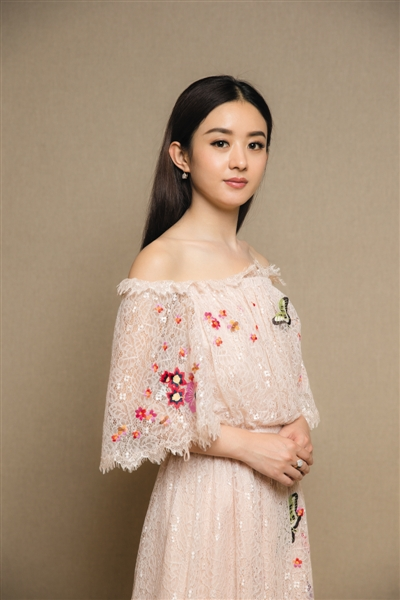
//> input picture c++/opencv3_tutorial/file/img/tt.jpg, 400 x 600 px
$ ./colorReduce   (built with g++ and OpenCV 4)
//> lines starting //> are read from the running program, lines starting //| are printed output that depends on the picture
#include <iostream>
#include "opencv.hpp"
using namespace std;
using namespace cv;
#define NTESTS 14
#define NITERATIONS 20

/**
 * 利用.ptr 和 []
 */
void colorReduce0(Mat &image, int div = 64)
{

    int nl = image.rows;                    //行数
    int nc = image.cols * image.channels(); //每行元素的总元素数量

    for (int j = 0; j < nl; j++)
    {

        uchar *data = image.ptr<uchar>(j);

        for (int i = 0; i < nc; i++)
        {
            data[i] = data[i] / div * div + div / 2;
        }
    }
}

/**
 * 利用 .ptr 和 * ++
 */
void colorReduce1(Mat &image, int div = 64)
{

    int nl = image.rows;                    //行数
    int nc = image.cols * image.channels(); //每行元素的总元素数量

    for (int j = 0; j < nl; j++)
    {
        uchar *data = image.ptr<uchar>(j);
        for (int i = 0; i < nc; i++)
        {
            *data++ = *data / div * div + div / 2;
        }
    }
}

/**
 * 利用.ptr 和 * ++ 以及模操作
 */
void colorReduce2(Mat &image, int div = 64)
{

    int nl = image.rows;                    //行数
    int nc = image.cols * image.channels(); //每行元素的总元素数量

    for (int j = 0; j < nl; j++)
    {
        uchar *data = image.ptr<uchar>(j);
        for (int i = 0; i < nc; i++)
        {
            int v = *data;
            *data++ = v - v % div + div / 2;
        }
    }
}

/**
 * 利用.ptr 和 * ++ 以及位操作
 */
void colorReduce3(Mat &image, int div = 64)
{
    int nl = image.rows;                    //行数
    int nc = image.cols * image.channels(); //每行元素的总元素数量
    int n = static_cast<int>(log(static_cast<double>(div)) / log(2.0));
    //掩码值
    uchar mask = 0xFF << n; // e.g. 对于 div=16, mask= 0xF0
    for (int j = 0; j < nl; j++)
    {
        uchar *data = image.ptr<uchar>(j);
        for (int i = 0; i < nc; i++)
        {
            *data++ = *data & mask + div / 2;
        }
    }
}

/**
 * 利用指针算术运算
 */
void colorReduce4(Mat &image, int div = 64)
{

    int nl = image.rows;                    //行数
    int nc = image.cols * image.channels(); //每行元素的总元素数量
    int n = static_cast<int>(log(static_cast<double>(div)) / log(2.0));
    int step = image.step; //有效宽度
    //掩码值
    uchar mask = 0xFF << n; // e.g. 对于 div=16, mask= 0xF0

    //获取指向图像缓冲区的指针
    uchar *data = image.data;
    for (int j = 0; j < nl; j++)
    {
        for (int i = 0; i < nc; i++)
        {
            *(data + i) = *data & mask + div / 2;
        }
        data += step; // next line
    }
}

/**
 * 利用 .ptr 和 * ++以及位运算、image.cols * image.channels()
 */
void colorReduce5(Mat &image, int div = 64)
{

    int nl = image.rows; //行数
    int n = static_cast<int>(log(static_cast<double>(div)) / log(2.0));
    //掩码值
    uchar mask = 0xFF << n; // e.g. 例如div=16, mask= 0xF0
    for (int j = 0; j < nl; j++)
    {
        uchar *data = image.ptr<uchar>(j);
        for (int i = 0; i < image.cols * image.channels(); i++)
        {
            *data++ = *data & mask + div / 2;
        }
    }
}

/**
 * 利用.ptr 和 * ++ 以及位运算(continuous)
 */
void colorReduce6(Mat &image, int div = 64)
{

    int nl = image.rows;                    //行数
    int nc = image.cols * image.channels(); //每行元素的总元素数量
    if (image.isContinuous())
    {
        //无填充像素
        nc = nc * nl;
        nl = 1; // 为一维数列
    }

    int n = static_cast<int>(log(static_cast<double>(div)) / log(2.0));
    //掩码值
    uchar mask = 0xFF << n; // e.g. 比如div=16, mask= 0xF0
    for (int j = 0; j < nl; j++)
    {
        uchar *data = image.ptr<uchar>(j);
        for (int i = 0; i < nc; i++)
        {
            *data++ = *data & mask + div / 2;
        }
    }
}

/**
 * 利用 .ptr 和 * ++ 以及位运算 (continuous+channels)
 */
void colorReduce7(Mat &image, int div = 64)
{

    int nl = image.rows; //行数
    int nc = image.cols; //列数

    if (image.isContinuous())
    {
        //无填充像素
        nc = nc * nl;
        nl = 1; // 为一维数组
    }

    int n = static_cast<int>(log(static_cast<double>(div)) / log(2.0));
    //掩码值
    uchar mask = 0xFF << n; // e.g. 比如div=16, mask= 0xF0
    for (int j = 0; j < nl; j++)
    {
        uchar *data = image.ptr<uchar>(j);
        for (int i = 0; i < nc; i++)
        {
            *data++ = *data & mask + div / 2;
            *data++ = *data & mask + div / 2;
            *data++ = *data & mask + div / 2;
        }
    }
}

/**
 * 利用Mat_ iterator
 */
void colorReduce8(Mat &image, int div = 64)
{

    //获取迭代器
    Mat_<Vec3b>::iterator it = image.begin<Vec3b>();
    Mat_<Vec3b>::iterator itend = image.end<Vec3b>();

    for (; it != itend; ++it)
    {
        (*it)[0] = (*it)[0] / div * div + div / 2;
        (*it)[1] = (*it)[1] / div * div + div / 2;
        (*it)[2] = (*it)[2] / div * div + div / 2;
    }
}

/**
 * 利用Mat_ iterator以及位运算
 */
void colorReduce9(Mat &image, int div = 64)
{

    // div必须是2的幂
    int n = static_cast<int>(log(static_cast<double>(div)) / log(2.0));
    //掩码值
    uchar mask = 0xFF << n; // e.g. 比如 div=16, mask= 0xF0

    // 获取迭代器
    Mat_<Vec3b>::iterator it = image.begin<Vec3b>();
    Mat_<Vec3b>::iterator itend = image.end<Vec3b>();

    //扫描所有元素
    for (; it != itend; ++it)
    {
        (*it)[0] = (*it)[0] & mask + div / 2;
        (*it)[1] = (*it)[1] & mask + div / 2;
        (*it)[2] = (*it)[2] & mask + div / 2;
    }
}
/**
 * 利用Mat Iterator_
 */
void colorReduce10(Mat &image, int div = 64)
{

    //获取迭代器
    Mat_<Vec3b> cimage = image;
    Mat_<Vec3b>::iterator it = cimage.begin();
    Mat_<Vec3b>::iterator itend = cimage.end();

    for (; it != itend; it++)
    {
        (*it)[0] = (*it)[0] / div * div + div / 2;
        (*it)[1] = (*it)[1] / div * div + div / 2;
        (*it)[2] = (*it)[2] / div * div + div / 2;
    }
}

/**
 * 利用动态地址计算配合at
 */
void colorReduce11(Mat &image, int div = 64)
{

    int nl = image.rows; //行数
    int nc = image.cols; //列数
    for (int j = 0; j < nl; j++)
    {
        for (int i = 0; i < nc; i++)
        {
            image.at<Vec3b>(j, i)[0] = image.at<Vec3b>(j, i)[0] / div * div + div / 2;
            image.at<Vec3b>(j, i)[1] = image.at<Vec3b>(j, i)[1] / div * div + div / 2;
            image.at<Vec3b>(j, i)[2] = image.at<Vec3b>(j, i)[2] / div * div + div / 2;
        }
    }
}

/**
 * 利用图像的输入与输出
 */
void colorReduce12(const Mat &image, //输入图像
                   Mat &result,      // 输出图像
                   int div = 64)
{

    int nl = image.rows; //行数
    int nc = image.cols; //列数

    //准备好初始化后的Mat给输出图像
    result.create(image.rows, image.cols, image.type());

    //创建无像素填充的图像
    nc = nc * nl;
    nl = 1; //单维数组

    int n = static_cast<int>(log(static_cast<double>(div)) / log(2.0));
    //掩码值
    uchar mask = 0xFF << n; // e.g.比如div=16, mask= 0xF0
    for (int j = 0; j < nl; j++)
    {
        uchar *data = result.ptr<uchar>(j);
        const uchar *idata = image.ptr<uchar>(j);
        for (int i = 0; i < nc; i++)
        {
            *data++ = (*idata++) & mask + div / 2;
            *data++ = (*idata++) & mask + div / 2;
            *data++ = (*idata++) & mask + div / 2;
        }
    }
}

/**
 * 利用操作符重载
 */
void colorReduce13(Mat &image, int div = 64)
{
    int n = static_cast<int>(log(static_cast<double>(div)) / log(2.0));
    //掩码值
    uchar mask = 0xFF << n; // e.g. 比如div=16, mask= 0xF0
    //进行色彩还原
    image = (image & Scalar(mask, mask, mask)) + Scalar(div / 2, div / 2, div / 2);
}

int main()
{
    int64 t[NTESTS], tinit;
    Mat image0;
    Mat image1;
    Mat image2;

    system("color 4F");
    String imgPath = "file/img/tt.jpg";
    image0 = imread(imgPath);
//> image0 is the input picture: 600 rows x 400 cols, CV_8UC3; mean B, G, R 128, 150.1, 173.2
    if (!image0.data)
        return 0;

    //时间值设为0
    for (int i = 0; i < NTESTS; i++)
        t[i] = 0;

    // 多次重复测试
    int n = NITERATIONS;
    for (int k = 0; k < n; k++)
    {
        cout << k << " of " << n << endl;

        image1 = imread(imgPath);
        //【方法一】利用.ptr 和 []
        tinit = getTickCount();
        colorReduce0(image1);
//> after the loop in colorReduce0, `for (int j = 0; j < nl; j++)`:
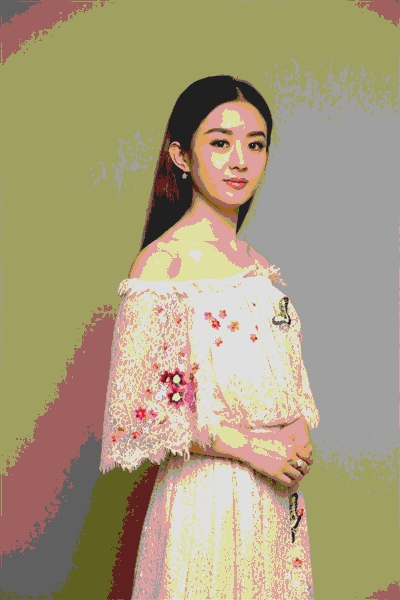
//> image: 600 rows x 400 cols, CV_8UC3; mean B, G, R 125.1, 156.4, 168.9
        t[0] += getTickCount() - tinit;

        //【方法二】利用 .ptr 和 * ++
        image1 = imread(imgPath);
        tinit = getTickCount();
        colorReduce1(image1);
        t[1] += getTickCount() - tinit;

        //【方法三】利用.ptr 和 * ++ 以及模操作
        image1 = imread(imgPath);
        tinit = getTickCount();
        colorReduce2(image1);
        t[2] += getTickCount() - tinit;

        //【方法四】 利用.ptr 和 * ++ 以及位操作
        image1 = imread(imgPath);
        tinit = getTickCount();
        colorReduce3(image1);
//> after the loop in colorReduce3, `for (int j = 0; j < nl; j++)`:
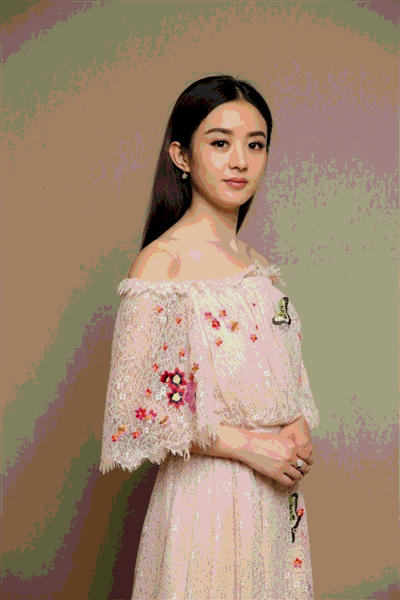
//> image: 600 rows x 400 cols, CV_8UC3; mean B, G, R 111.7, 135.1, 158.7
        t[3] += getTickCount() - tinit;

        //【方法五】 利用指针的算术运算
        image1 = imread(imgPath);
        tinit = getTickCount();
        colorReduce4(image1);
//> after the loop in colorReduce4, `for (int j = 0; j < nl; j++)`:
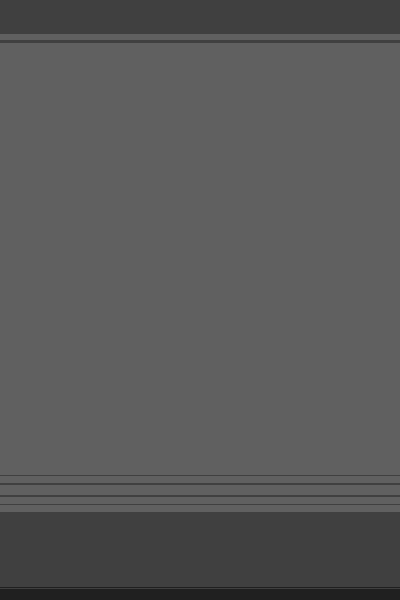
//> image: 600 rows x 400 cols, CV_8UC3; min 32, max 96, mean 88.4
        t[4] += getTickCount() - tinit;

        //【方法六】利用 .ptr 和 * ++以及位运算、image.cols * image.channels()
        image1 = imread(imgPath);
        tinit = getTickCount();
        colorReduce5(image1);
        t[5] += getTickCount() - tinit;

        //【方法七】利用.ptr 和 * ++ 以及位运算(continuous)
        image1 = imread(imgPath);
        tinit = getTickCount();
        colorReduce6(image1);
        t[6] += getTickCount() - tinit;

        //【方法八】利用 .ptr 和 * ++ 以及位运算 (continuous+channels)
        image1 = imread(imgPath);
        tinit = getTickCount();
        colorReduce7(image1);
        t[7] += getTickCount() - tinit;

        //【方法九】 利用Mat_ iterator
        image1 = imread(imgPath);
        tinit = getTickCount();
        colorReduce8(image1);
        t[8] += getTickCount() - tinit;

        //【方法十】 利用Mat_ iterator以及位运算
        image1 = imread(imgPath);
        tinit = getTickCount();
        colorReduce9(image1);
        t[9] += getTickCount() - tinit;

        //【方法十一】利用Mat Iterator_
        image1 = imread(imgPath);
        tinit = getTickCount();
        colorReduce10(image1);
        t[10] += getTickCount() - tinit;

        //【方法十二】 利用动态地址计算配合at
        image1 = imread(imgPath);
        tinit = getTickCount();
        colorReduce11(image1);
        t[11] += getTickCount() - tinit;

        //【方法十三】 利用图像的输入与输出
        image1 = imread(imgPath);
        tinit = getTickCount();
        Mat result;
        colorReduce12(image1, result);
        t[12] += getTickCount() - tinit;
        image2 = result;

        //【方法十四】 利用操作符重载
        image1 = imread(imgPath);
        tinit = getTickCount();
        colorReduce13(image1);
        t[13] += getTickCount() - tinit;

        //------------------------------
    }
    //输出图像
    imshow("原始图像", image0);
    imshow("结果", image2);
    imshow("图像结果", image1);
    cout << "\n【方法一】利用.ptr 和 []的方法所用时间为 " << 1000. * t[0] / getTickFrequency() / n << "ms" << endl;
    cout << "\n【方法二】利用 .ptr 和 * ++ 的方法所用时间为" << 1000. * t[1] / getTickFrequency() / n << "ms" << endl;
    cout << "\n【方法三】利用.ptr 和 * ++ 以及模操作的方法所用时间为" << 1000. * t[2] / getTickFrequency() / n << "ms" << endl;
    cout << "\n【方法四】利用.ptr 和 * ++ 以及位操作的方法所用时间为" << 1000. * t[3] / getTickFrequency() / n << "ms" << endl;
    cout << "\n【方法五】利用指针算术运算的方法所用时间为" << 1000. * t[4] / getTickFrequency() / n << "ms" << endl;
    cout << "\n【方法六】利用 .ptr 和 * ++以及位运算、channels()的方法所用时间为" << 1000. * t[5] / getTickFrequency() / n << "ms" << endl;
    cout << "\n【方法七】利用.ptr 和 * ++ 以及位运算(continuous)的方法所用时间为" << 1000. * t[6] / getTickFrequency() / n << "ms" << endl;
    cout << "\n【方法八】利用 .ptr 和 * ++ 以及位运算 (continuous+channels)的方法所用时间为" << 1000. * t[7] / getTickFrequency() / n << "ms" << endl;
    cout << "\n【方法九】利用Mat_ iterator 的方法所用时间为" << 1000. * t[8] / getTickFrequency() / n << "ms" << endl;
    cout << "\n【方法十】利用Mat_ iterator以及位运算的方法所用时间为" << 1000. * t[9] / getTickFrequency() / n << "ms" << endl;
    cout << "\n【方法十一】利用Mat Iterator_的方法所用时间为" << 1000. * t[10] / getTickFrequency() / n << "ms" << endl;
    cout << "\n【方法十二】利用动态地址计算配合at 的方法所用时间为" << 1000. * t[11] / getTickFrequency() / n << "ms" << endl;
    cout << "\n【方法十三】利用图像的输入与输出的方法所用时间为" << 1000. * t[12] / getTickFrequency() / n << "ms" << endl;
    cout << "\n【方法十四】利用操作符重载的方法所用时间为" << 1000. * t[13] / getTickFrequency() / n << "ms" << endl;

    waitKey();
    return 0;
}
